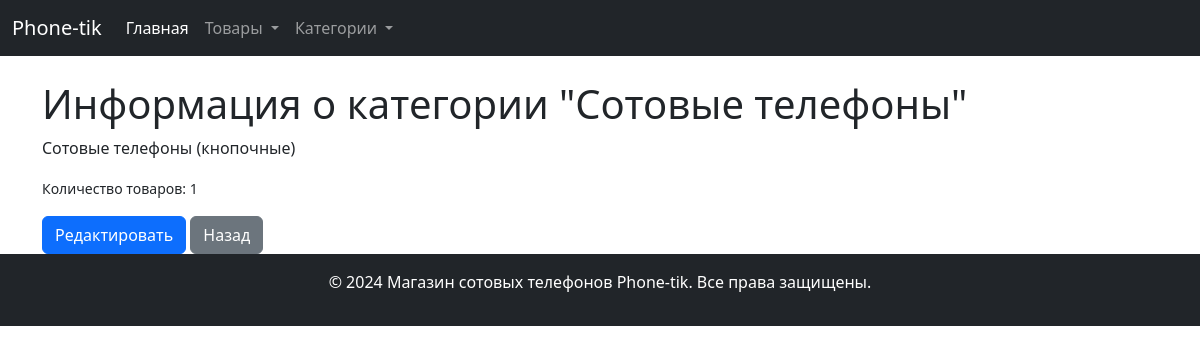
The page /categories/1/ on the database its author committed.
### store/models.py (models this page shows, shortened)
class Category(models.Model):
    name = models.CharField(max_length=100)
    description = models.TextField()

### store/views.py (the view)
# urls.py: path('categories/<int:pk>/', views.CategoryDetailView.as_view(), name='category_detail'),
class CategoryDetailView(DetailView):
    model = Category
    template_name = 'store/category_detail.html'
    context_object_name = 'category'
    extra_context = {
        'title': 'Описание категории',
    }

### store/templates/store/category_detail.html (shortened to what this page needs)
{% extends 'store/base.html' %}
{% block content %}
       <h1>Информация о категории "{{ category.name }}" </h1>
       <p>{{ category.description }}</p>
       <small>Количество товаров: {{ category.products.count }} </small>
       <a href="{% url 'edit_category' category.id %}" class="btn btn-primary">Редактировать</a>
       <a href="{% url 'category_list' %}" class="btn btn-secondary">Назад</a>
{% endblock %}

### rows shown on the page
Category: name "Сотовые телефоны", description "Сотовые телефоны (кнопочные)", products.count "1"
